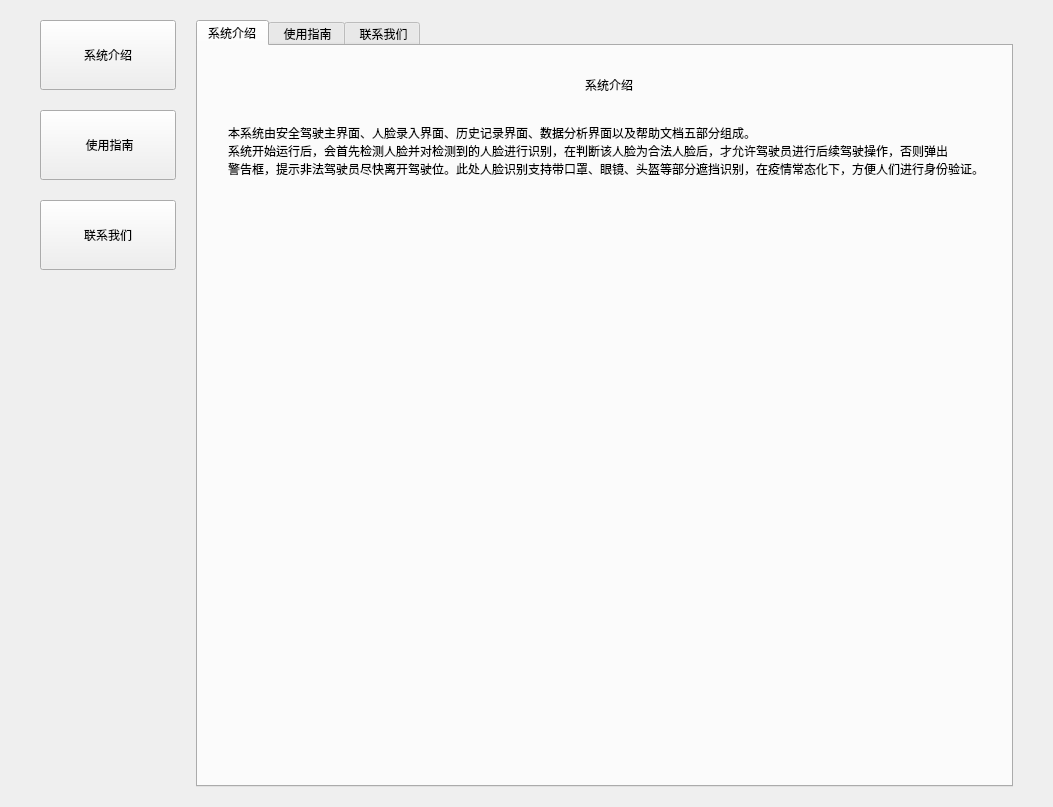
<?xml version="1.0" encoding="UTF-8"?>
<ui version="4.0">
 <class>HelpWidget</class>
 <widget class="QWidget" name="HelpWidget">
  <property name="geometry">
   <rect>
    <x>0</x>
    <y>0</y>
    <width>1053</width>
    <height>807</height>
   </rect>
  </property>
  <property name="windowTitle">
   <string>Form</string>
  </property>
  <layout class="QHBoxLayout" name="horizontalLayout" stretch="1,6">
   <property name="spacing">
    <number>20</number>
   </property>
   <property name="leftMargin">
    <number>40</number>
   </property>
   <property name="topMargin">
    <number>20</number>
   </property>
   <property name="rightMargin">
    <number>40</number>
   </property>
   <property name="bottomMargin">
    <number>20</number>
   </property>
   <item>
    <widget class="QWidget" name="widget" native="true">
     <layout class="QVBoxLayout" name="verticalLayout">
      <property name="spacing">
       <number>20</number>
      </property>
      <property name="leftMargin">
       <number>0</number>
      </property>
      <property name="topMargin">
       <number>0</number>
      </property>
      <property name="rightMargin">
       <number>0</number>
      </property>
      <property name="bottomMargin">
       <number>0</number>
      </property>
      <item>
       <widget class="QPushButton" name="pushButton">
        <property name="sizePolicy">
         <sizepolicy hsizetype="Expanding" vsizetype="Fixed">
          <horstretch>0</horstretch>
          <verstretch>0</verstretch>
         </sizepolicy>
        </property>
        <property name="minimumSize">
         <size>
          <width>0</width>
          <height>70</height>
         </size>
        </property>
        <property name="text">
         <string>系统介绍</string>
        </property>
       </widget>
      </item>
      <item>
       <widget class="QPushButton" name="pushButton_2">
        <property name="minimumSize">
         <size>
          <width>0</width>
          <height>70</height>
         </size>
        </property>
        <property name="text">
         <string> 使用指南</string>
        </property>
       </widget>
      </item>
      <item>
       <widget class="QPushButton" name="pushButton_3">
        <property name="minimumSize">
         <size>
          <width>0</width>
          <height>70</height>
         </size>
        </property>
        <property name="text">
         <string>联系我们</string>
        </property>
       </widget>
      </item>
      <item>
       <spacer name="verticalSpacer">
        <property name="orientation">
         <enum>Qt::Vertical</enum>
        </property>
        <property name="sizeHint" stdset="0">
         <size>
          <width>20</width>
          <height>40</height>
         </size>
        </property>
       </spacer>
      </item>
     </layout>
    </widget>
   </item>
   <item>
    <widget class="QTabWidget" name="tabWidget">
     <property name="currentIndex">
      <number>0</number>
     </property>
     <widget class="QWidget" name="tab">
      <attribute name="title">
       <string>系统介绍</string>
      </attribute>
      <layout class="QVBoxLayout" name="verticalLayout_2">
       <property name="spacing">
        <number>30</number>
       </property>
       <property name="leftMargin">
        <number>30</number>
       </property>
       <property name="topMargin">
        <number>30</number>
       </property>
       <property name="rightMargin">
        <number>20</number>
       </property>
       <property name="bottomMargin">
        <number>20</number>
       </property>
       <item alignment="Qt::AlignHCenter|Qt::AlignVCenter">
        <widget class="QLabel" name="label">
         <property name="text">
          <string>系统介绍</string>
         </property>
        </widget>
       </item>
       <item>
        <widget class="QLabel" name="label_2">
         <property name="text">
          <string>本系统由安全驾驶主界面、人脸录入界面、历史记录界面、数据分析界面以及帮助文档五部分组成。 
系统开始运行后，会首先检测人脸并对检测到的人脸进行识别，在判断该人脸为合法人脸后，才允许驾驶员进行后续驾驶操作，否则弹出
警告️框，提示非法驾驶员尽快离开驾驶位。此处人脸识别支持带口罩、眼镜、头盔等部分遮挡识别，在疫情常态化下，方便人们进行身份验证。</string>
         </property>
        </widget>
       </item>
       <item>
        <spacer name="verticalSpacer_2">
         <property name="orientation">
          <enum>Qt::Vertical</enum>
         </property>
         <property name="sizeHint" stdset="0">
          <size>
           <width>20</width>
           <height>40</height>
          </size>
         </property>
        </spacer>
       </item>
      </layout>
     </widget>
     <widget class="QWidget" name="tab_2">
      <attribute name="title">
       <string> 使用指南</string>
      </attribute>
      <layout class="QVBoxLayout" name="verticalLayout_3">
       <property name="spacing">
        <number>30</number>
       </property>
       <property name="leftMargin">
        <number>30</number>
       </property>
       <property name="topMargin">
        <number>30</number>
       </property>
       <property name="rightMargin">
        <number>20</number>
       </property>
       <property name="bottomMargin">
        <number>20</number>
       </property>
       <item alignment="Qt::AlignHCenter|Qt::AlignVCenter">
        <widget class="QLabel" name="label_3">
         <property name="text">
          <string> 使用文档</string>
         </property>
        </widget>
       </item>
       <item>
        <widget class="QLabel" name="label_4">
         <property name="text">
          <string>&lt;html&gt;&lt;head/&gt;&lt;body&gt;&lt;p&gt;1.主界面如何使用：&lt;/p&gt;&lt;p&gt;本系统由安全驾驶主界面、人脸录入界面、历史记录界面、数据分析界面以及帮助文档五部分组成。&lt;/p&gt;&lt;p&gt;系统开始运行后，会首先检测人脸并对检测到的人脸进行识别，在判断该人脸为合法人脸后，才允许驾驶员进行后续驾驶操作，否则弹出警&lt;/p&gt;&lt;p&gt;告️框，提示非法驾驶员尽快离开驾驶位。此处人脸识别支持带口罩、眼镜、头盔等部分遮挡识别，在疫情常态化下，方便人们进行身份验证。&lt;br/&gt;&lt;/p&gt;&lt;p&gt;2.人脸录入界面如何使用：&lt;/p&gt;&lt;p&gt;本系统由安全驾驶主界面、人脸录入界面、历史记录界面、数据分析界面以及帮助文档五部分组成。&lt;/p&gt;&lt;p&gt;系统开始运行后，会首先检测人脸并对检测到的人脸进行识别，在判断该人脸为合法人脸后，才允许驾驶员进行后续驾驶操作，否则弹出警&lt;/p&gt;&lt;p&gt;告️框，提示非法驾驶员尽快离开驾驶位。此处人脸识别支持带口罩、眼镜、头盔等部分遮挡识别，在疫情常态化下，方便人们进行身份验证。&lt;/p&gt;&lt;p&gt;&lt;br/&gt;&lt;/p&gt;&lt;p&gt;3.历史记录如何使用：&lt;/p&gt;&lt;p&gt;本系统由安全驾驶主界面、人脸录入界面、历史记录界面、数据分析界面以及帮助文档五部分组成。&lt;/p&gt;&lt;p&gt;系统开始运行后，会首先检测人脸并对检测到的人脸进行识别，在判断该人脸为合法人脸后，才允许驾驶员进行后续驾驶操作，否则弹出警&lt;/p&gt;&lt;p&gt;告️框，提示非法驾驶员尽快离开驾驶位。此处人脸识别支持带口罩、眼镜、头盔等部分遮挡识别，在疫情常态化下，方便人们进行身份验证。&lt;/p&gt;&lt;p&gt;&lt;br/&gt;&lt;/p&gt;&lt;p&gt;4.数据分析界面如何使用：&lt;/p&gt;&lt;p&gt;本系统由安全驾驶主界面、人脸录入界面、历史记录界面、数据分析界面以及帮助文档五部分组成。&lt;/p&gt;&lt;p&gt;系统开始运行后，会首先检测人脸并对检测到的人脸进行识别，在判断该人脸为合法人脸后，才允许驾驶员进行后续驾驶操作，否则弹出警&lt;/p&gt;&lt;p&gt;告️框，提示非法驾驶员尽快离开驾驶位。此处人脸识别支持带口罩、眼镜、头盔等部分遮挡识别，在疫情常态化下，方便人们进行身份验证。&lt;/p&gt;&lt;/body&gt;&lt;/html&gt;</string>
         </property>
        </widget>
       </item>
       <item>
        <spacer name="verticalSpacer_3">
         <property name="orientation">
          <enum>Qt::Vertical</enum>
         </property>
         <property name="sizeHint" stdset="0">
          <size>
           <width>20</width>
           <height>40</height>
          </size>
         </property>
        </spacer>
       </item>
      </layout>
     </widget>
     <widget class="QWidget" name="tab_3">
      <attribute name="title">
       <string> 联系我们</string>
      </attribute>
      <layout class="QVBoxLayout" name="verticalLayout_4">
       <property name="spacing">
        <number>30</number>
       </property>
       <property name="leftMargin">
        <number>30</number>
       </property>
       <property name="topMargin">
        <number>30</number>
       </property>
       <property name="rightMargin">
        <number>20</number>
       </property>
       <property name="bottomMargin">
        <number>20</number>
       </property>
       <item alignment="Qt::AlignHCenter">
        <widget class="QLabel" name="label_5">
         <property name="text">
          <string> 联系我们</string>
         </property>
        </widget>
       </item>
       <item>
        <layout class="QHBoxLayout" name="horizontalLayout_3">
         <property name="leftMargin">
          <number>50</number>
         </property>
         <item>
          <widget class="QLabel" name="label_6">
           <property name="text">
            <string/>
           </property>
           <property name="pixmap">
            <pixmap resource="resource.qrc">:/icon/images/7.png</pixmap>
           </property>
          </widget>
         </item>
         <item>
          <widget class="QLabel" name="label_7">
           <property name="text">
            <string> 电话：0315-1234567</string>
           </property>
          </widget>
         </item>
         <item>
          <spacer name="horizontalSpacer">
           <property name="orientation">
            <enum>Qt::Horizontal</enum>
           </property>
           <property name="sizeHint" stdset="0">
            <size>
             <width>40</width>
             <height>20</height>
            </size>
           </property>
          </spacer>
         </item>
        </layout>
       </item>
       <item>
        <layout class="QHBoxLayout" name="horizontalLayout_2">
         <property name="leftMargin">
          <number>50</number>
         </property>
         <item>
          <widget class="QLabel" name="label_8">
           <property name="text">
            <string/>
           </property>
           <property name="pixmap">
            <pixmap resource="resource.qrc">:/icon/images/8.png</pixmap>
           </property>
          </widget>
         </item>
         <item>
          <widget class="QLabel" name="label_9">
           <property name="text">
            <string> 邮箱：youxiang@163.com</string>
           </property>
          </widget>
         </item>
         <item>
          <spacer name="horizontalSpacer_2">
           <property name="orientation">
            <enum>Qt::Horizontal</enum>
           </property>
           <property name="sizeHint" stdset="0">
            <size>
             <width>40</width>
             <height>20</height>
            </size>
           </property>
          </spacer>
         </item>
        </layout>
       </item>
       <item>
        <spacer name="verticalSpacer_4">
         <property name="orientation">
          <enum>Qt::Vertical</enum>
         </property>
         <property name="sizeHint" stdset="0">
          <size>
           <width>20</width>
           <height>40</height>
          </size>
         </property>
        </spacer>
       </item>
      </layout>
     </widget>
    </widget>
   </item>
  </layout>
 </widget>
 <resources>
  <include location="resource.qrc"/>
 </resources>
 <connections/>
</ui>
